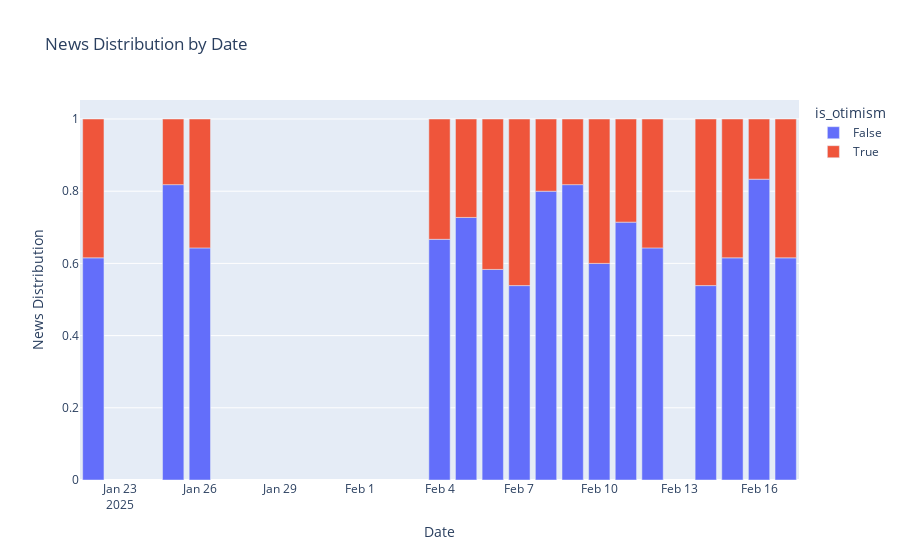

The notebook cell saved with this chart:
### Code cell
import plotly.express as px

fig = px.bar(otimism_count_by_date_df, x='date', y='percentage', color='is_otimism',
             title='News Distribution by Date',
             labels={'date': 'Date', 'percentage': 'News Distribution'})

fig.show()

### Figure 1 — Plotly figure (JSON) as saved in the notebook; plotly's stock layout.template omitted (floating-point values rounded to 4 significant figures)
{"data": [{"hovertemplate": "is_otimism=False<br>Date=%{x}<br>News Distribution=%{y}<extra></extra>", "legendgroup": "False", "marker": {"color": "#636efa", "pattern": {"shape": ""}}, "name": "False", "orientation": "v", "showlegend": true, "textposition": "auto", "type": "bar", "x": ["2025-01-22T00:00:00.000000000", "2025-01-25T00:00:00.000000000", "2025-01-26T00:00:00.000000000", "2025-02-04T00:00:00.000000000", "2025-02-05T00:00:00.000000000", "2025-02-06T00:00:00.000000000", "2025-02-07T00:00:00.000000000", "2025-02-08T00:00:00.000000000", "2025-02-09T00:00:00.000000000", "2025-02-10T00:00:00.000000000", "2025-02-11T00:00:00.000000000", "2025-02-12T00:00:00.000000000", "2025-02-14T00:00:00.000000000", "2025-02-15T00:00:00.000000000", "2025-02-16T00:00:00.000000000", "2025-02-17T00:00:00.000000000"], "xaxis": "x", "y": [0.6154, 0.8182, 0.6429, 0.6667, 0.7273, 0.5833, 0.5385, 0.8, 0.8182, 0.6, 0.7143, 0.6429, 0.5385, 0.6154, 0.8333, 0.6154], "yaxis": "y"}, {"hovertemplate": "is_otimism=True<br>Date=%{x}<br>News Distribution=%{y}<extra></extra>", "legendgroup": "True", "marker": {"color": "#EF553B", "pattern": {"shape": ""}}, "name": "True", "orientation": "v", "showlegend": true, "textposition": "auto", "type": "bar", "x": ["2025-01-22T00:00:00.000000000", "2025-01-25T00:00:00.000000000", "2025-01-26T00:00:00.000000000", "2025-02-04T00:00:00.000000000", "2025-02-05T00:00:00.000000000", "2025-02-06T00:00:00.000000000", "2025-02-07T00:00:00.000000000", "2025-02-08T00:00:00.000000000", "2025-02-09T00:00:00.000000000", "2025-02-10T00:00:00.000000000", "2025-02-11T00:00:00.000000000", "2025-02-12T00:00:00.000000000", "2025-02-14T00:00:00.000000000", "2025-02-15T00:00:00.000000000", "2025-02-16T00:00:00.000000000", "2025-02-17T00:00:00.000000000"], "xaxis": "x", "y": [0.3846, 0.1818, 0.3571, 0.3333, 0.2727, 0.4167, 0.4615, 0.2, 0.1818, 0.4, 0.2857, 0.3571, 0.4615, 0.3846, 0.1667, 0.3846], "yaxis": "y"}], "layout": {"barmode": "relative", "legend": {"title": {"text": "is_otimism"}, "tracegroupgap": 0}, "title": {"text": "News Distribution by Date"}, "xaxis": {"anchor": "y", "domain": [0, 1], "title": {"text": "Date"}}, "yaxis": {"anchor": "x", "domain": [0, 1], "title": {"text": "News Distribution"}}}}
